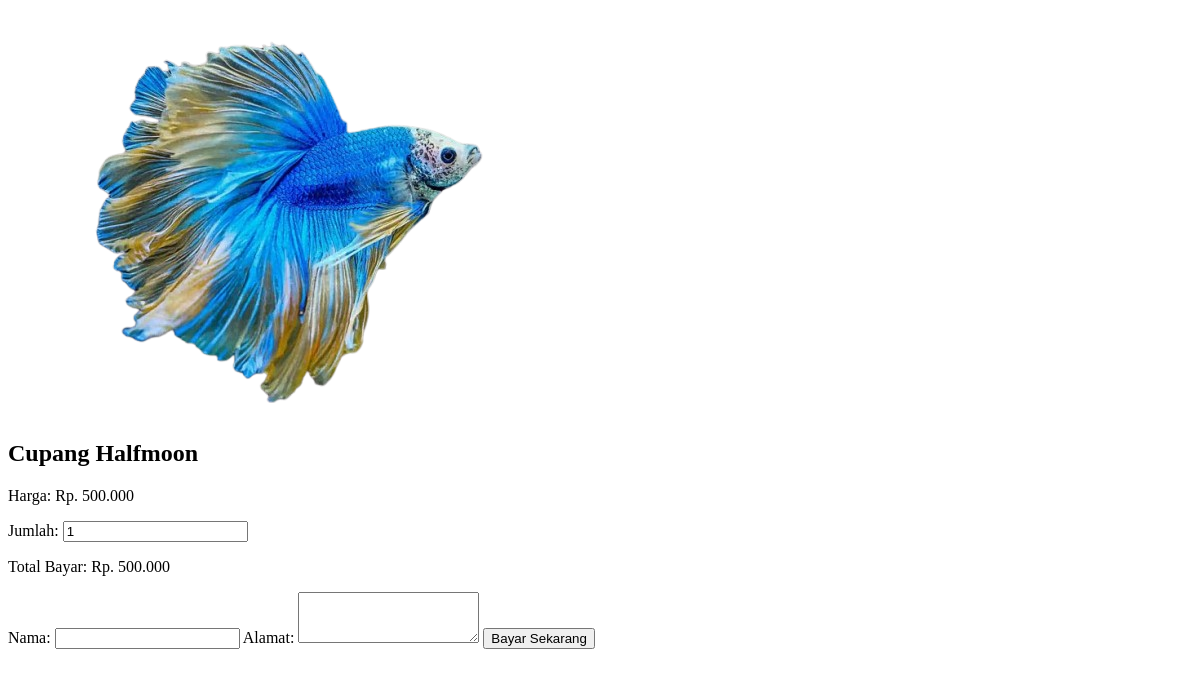
Page /order/order.php?product=Cupang+Halfmoon on the committed database.
### tables this page shows
CREATE TABLE `products` (
  `id` int(11) NOT NULL,
  `name` varchar(255) NOT NULL,
  `price` int(11) NOT NULL,
  `image` varchar(255) NOT NULL
);

### order/order.php (the view, shortened to what this page needs)
<?php
require '../koneksi.php';
if (isset($_GET['product'])) {
    $productName = urldecode($_GET['product']);
    $sql = "SELECT * FROM products WHERE name = ?";
    $stmt = $conn->prepare($sql);
    $stmt->bind_param('s', $productName);
    $stmt->execute();
    $result = $stmt->get_result();
    if ($result->num_rows > 0) {
        $product = $result->fetch_assoc();
    } else {
        echo "<h1>Produk tidak ditemukan.</h1>";
        exit;
    }
} else {
    echo "<h1>Produk tidak ditemukan.</h1>";
    exit;
}
?>
<!DOCTYPE html>
<html lang="en">
<head>
    <link rel="stylesheet" href="../CSS/order.css">
</head>
<body>
    <form action="" method="POST">
        <div class="order-container">
            <img src="../<?= $product['image']; ?>" alt="<?= ($product['name']); ?>">
            <h2><?= $product['name']; ?></h2>
            <p class="detail">Harga: <span>Rp. <?= number_format($product['price'], 0, ',', '.'); ?></span></p>
            <div class="quantity">
                <label for="quantity">Jumlah:</label>
                <input type="number" id="quantity" name="quantity" value="1" min="1" onchange="updateTotal(<?= $product['price']; ?>)">
            </div>
            <p class="detail">Total Bayar: <span id="total-price">Rp. <?= number_format($product['price'], 0, ',', '.'); ?></span></p>
            <label for="customer_name">Nama:</label>
            <input type="text" id="customer_name" name="customer_name" required>
            <label for="address">Alamat:</label>
            <textarea id="address" name="address" rows="3" required></textarea>
            <button type="submit" class="btn-pay">Bayar Sekarang</button>
        </div>
    </form>
</body>
</html>

### rows in the picture
products: image (picture), name "Cupang Halfmoon", price "500.000"
